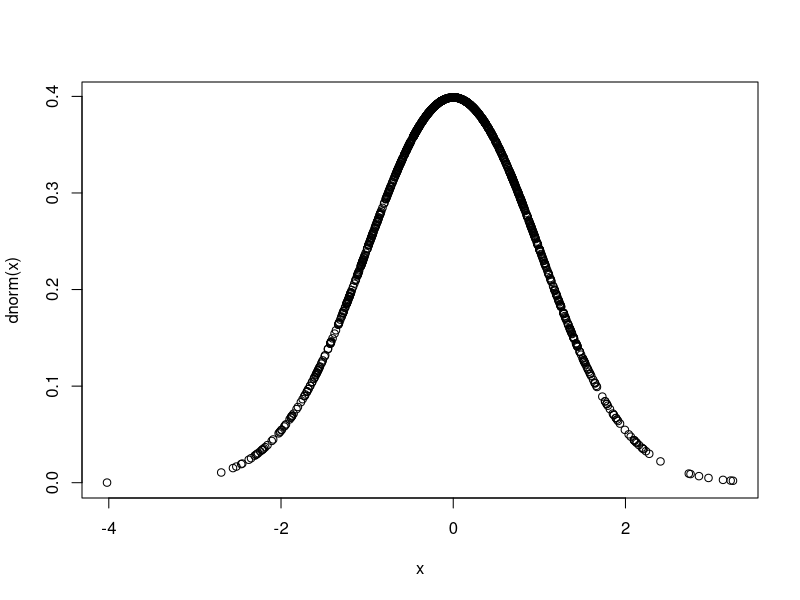
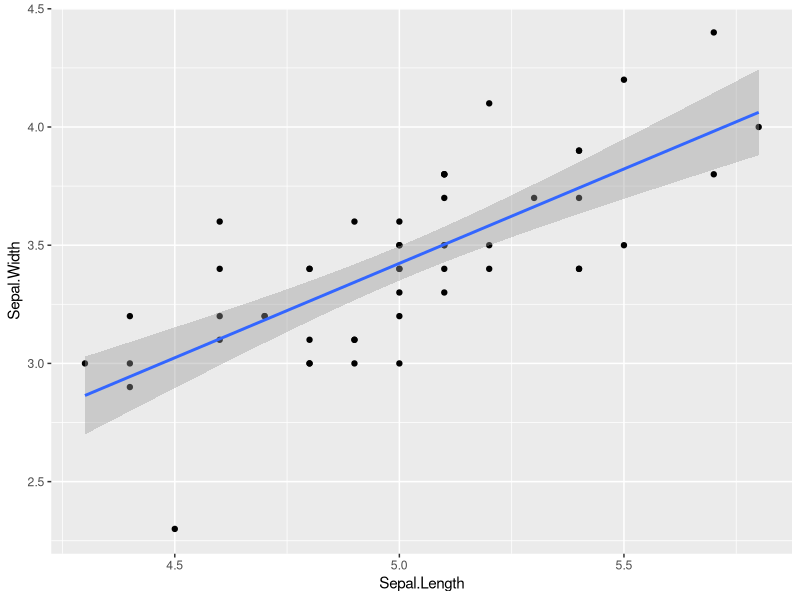
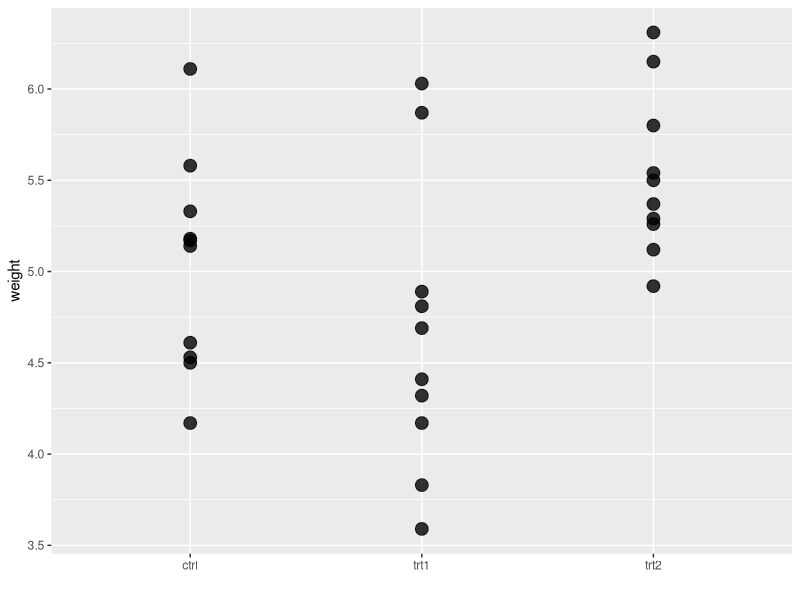

Source code (R) for these figures, in order: (Note: this script raises an error after producing the figures.)
## ---- chunk 1
knitr::opts_chunk$set(warning=FALSE, message=FALSE, comment='')
## ---- chunk 2
sample(1:10)
sample(1:10, 5)
sample(0:1, 10, replace = TRUE)
sample(0:1, 10, replace = TRUE, prob = c(0.9, 0.1))
## ---- chunk 3
x <- rnorm(1000, mean = 0, sd = 1)
plot(x = x, y = dnorm(x))
## ---- chunk 4
pnorm(1, mean = 0, sd = 1)
pnorm(1, mean = 0, sd = 1) - pnorm(-1, mean = 0, sd = 1)
pnorm(2, mean = 0, sd = 1) - pnorm(-2, mean = 0, sd = 1)
pnorm(3, mean = 0, sd = 1) - pnorm(-3, mean = 0, sd = 1)
## ---- chunk 5
x <- rnorm(50)
mean(x)
median(x)
sd(x)
var(x)
## ---- chunk 6
summary(x)
quantile(x)
quantile(x, seq(from = 0, to = 1, by = 0.1))
## ---- chunk 7
data(msleep, package = "ggplot2")
tapply(msleep$sleep_total, msleep$order, mean)
## ---- chunk 8
aggregate(msleep[c("sleep_total", "bodywt")], 
          by = list(order = msleep$order, vore = msleep$vore),
          FUN = mean, na.rm = TRUE)
## ---- chunk 9
library(dplyr)
msleep %>% 
  group_by(order, vore) %>% 
  summarise(mean_sleep = mean(sleep_total), mean_weight = mean(bodywt, na.rm = TRUE))
## ---- chunk 10
intake <- c(1260, 1300, 1350, 1480, 1530, 1560, 1620, 1800, 1800, 1970, 2100)
## ---- chunk 11
t.test(intake, mu = 1800)
## ---- chunk 12
wilcox.test(intake, mu = 1800)
## ---- chunk 13
sex <- rep(c("m", "f"), c(9, 13))
expend <- c(2200, 2750, 2910, 2830, 2380, 2100, 2315, 2312,
            2195, 1800, 1790, 1930, 1935, 2430, 2000, 2600,
            1470, 7.90, 1880, 1790, 1810, 1940)

energy <- data.frame(sex, expend)

str(energy)
## ---- chunk 14
t.test(expend~sex, data = energy)
## ---- chunk 15
wilcox.test(expend~sex, data = energy)
## ---- chunk 16
plant <- CO2$Plant[CO2$Type == "Quebec" & CO2$Treatment == "nonchilled"]
nonchilled <- CO2$uptake[CO2$Type == "Quebec" & CO2$Treatment == "nonchilled"]
chilled <- CO2$uptake[CO2$Type == "Quebec" & CO2$Treatment == "chilled"]

plant_co2 <- data.frame(plant, chilled, nonchilled)

str(plant_co2)
## ---- chunk 17
t.test(nonchilled, chilled, data = plant_co2, paired = TRUE)

# compare with:
#t.test(nonchilled, chilled, data = plant_co2, paired = FALSE)
## ---- chunk 18
wilcox.test(nonchilled, chilled, data = plant_co2, paired = TRUE)
## ---- chunk 19
iris_setosa <- subset(iris, Species == "setosa")
## ---- chunk 20
summary(lm(Sepal.Length~Sepal.Width, data = iris_setosa))
## ---- chunk 21
library(ggplot2)
ggplot(data = iris_setosa, aes(x = Sepal.Length, y = Sepal.Width)) +
  geom_point() +
  geom_smooth(method = "lm")
## ---- chunk 22
cor(iris_setosa$Petal.Length, iris_setosa$Petal.Width)

#Are the correlations different from 0?
cor.test(iris_setosa$Petal.Length, iris_setosa$Petal.Width)
## ---- chunk 23
cor(iris_setosa[1:4])
## ---- chunk 24
cor.test(iris_setosa$Petal.Length, iris_setosa$Petal.Width, 
         method = "spearman")
## ---- chunk 25
anova(lm(weight~group, data = PlantGrowth))
## ---- chunk 26
oneway.test(weight~group, data = PlantGrowth)
## ---- chunk 27
pairwise.t.test(PlantGrowth$weight, PlantGrowth$group)
## ---- chunk 28
library(ggplot2)
ggplot(PlantGrowth, aes(group, weight)) +
  geom_point(size = 4, alpha = .8) +
  stat_summary(fun.data = mean_cl_boot, geom = "point", size = 4) +
  stat_summary(fun.data = mean_cl_boot, geom = "errorbar", width = .25, color = "red") +
  stat_summary(aes(group = 1), fun.data = mean_cl_boot, geom = "line", color = "red") +
  xlab("")
## ---- chunk 29
kruskal.test(weight~group, data = PlantGrowth)
## ---- chunk 30
anova(lm(uptake~Type+Treatment, data = CO2))
## ---- chunk 31
treatments <- matrix(c(652, 1537, 598, 242, 36, 46, 38, 21, 218, 327, 106, 67),
                     nrow = 3, byrow = T)
colnames(treatments) <- c("0","1-150","151-300",">300")
rownames(treatments) <- c("treatment1", "treatment2", "treatment3")

treatments
## ---- chunk 32
chisq.test(treatments)
## ---- chunk 33
E <- chisq.test(treatments)$expected
O <- chisq.test(treatments)$observed
(O-E)^2/E
## ---- chunk 34
data(cystfibr, package = "ISwR")
str(cystfibr)
## ---- chunk 35
summary(lm(pemax~age+sex+height+weight+bmp+fev1+rv+frc+tlc, data=cystfibr))
## ---- chunk 36
anova(lm(pemax~age+sex+height+weight+bmp+fev1+rv+frc+tlc, data=cystfibr))
## ---- chunk 37
smoking <- gl(2, 1, 8, c("No", "Yes"))
obesity <- gl(2, 2, 8, c("No", "Yes"))
snoring <- gl(2, 4, 8, c("No", "Yes"))
n.tot <- c(60, 17, 8, 2, 187, 85, 51, 23)
prop.hyp <- c(5, 2, 1, 0, 35, 13, 15, 8)/n.tot
hyp_data <- data.frame(smoking, obesity, snoring, prop.hyp, n.tot)
## ---- chunk 38
summary(glm(prop.hyp~smoking+obesity+snoring, binomial, weights = n.tot, 
            data = hyp_data))
